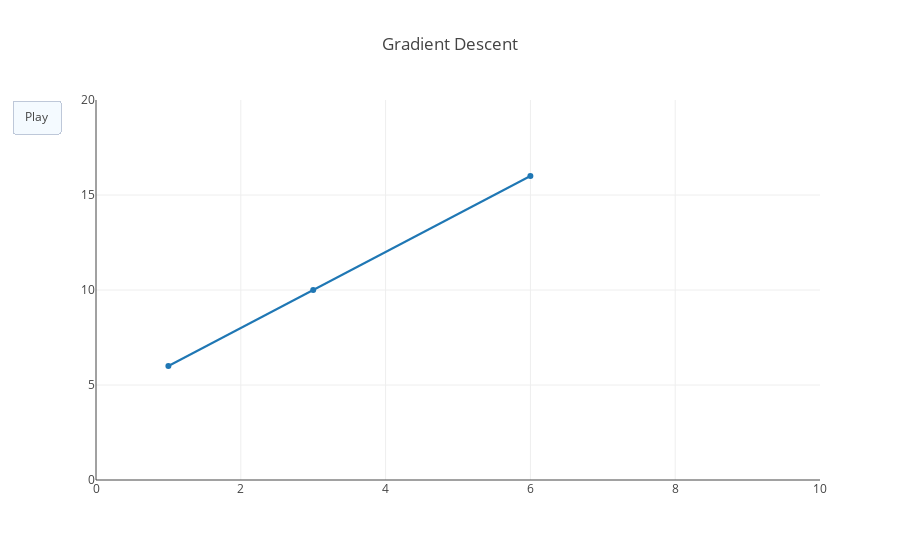

The notebook cell saved with this chart:
### Code cell
from plotly.offline import init_notebook_mode, iplot
from IPython.display import display, HTML

init_notebook_mode(connected=True)

figure = {'data': [{'x': x.flatten(), 'y': y.flatten()}],
          'layout': {'xaxis': {'range': [0, 10], 'autorange': False},
                     'yaxis': {'range': [0, 20], 'autorange': False},
                     'title': 'Gradient Descent',
                     'updatemenus': [{'type': 'buttons',
                                      'buttons': [{'label': 'Play',
                                                   'method': 'animate',
                                                   'args': [None]}]}]
                    },
          'frames': li }
# figure['frames']

iplot(figure)

### Figure 1 — Plotly figure (JSON) as saved in the notebook; plotly's stock layout.template omitted (floating-point values rounded to 4 significant figures)
{"data": [{"type": "scatter", "uid": "3b97ed4b-da64-4880-98f7-708fb2bbda98", "x": [1, 3, 6], "y": [6, 10, 16]}], "layout": {"title": {"text": "Gradient Descent"}, "updatemenus": [{"buttons": [{"args": [null], "label": "Play", "method": "animate"}], "type": "buttons"}], "xaxis": {"autorange": false, "range": [0, 10]}, "yaxis": {"autorange": false, "range": [0, 20]}}}
